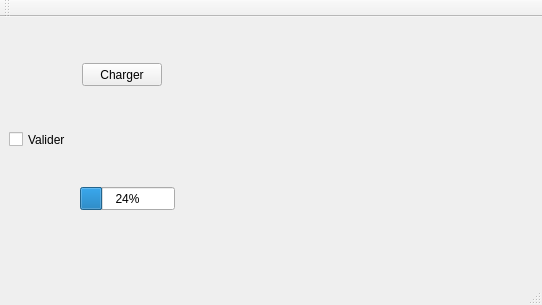
<?xml version="1.0" encoding="UTF-8"?>
<ui version="4.0">
 <class>MainWindow</class>
 <widget class="QMainWindow" name="MainWindow">
  <property name="geometry">
   <rect>
    <x>0</x>
    <y>0</y>
    <width>542</width>
    <height>305</height>
   </rect>
  </property>
  <property name="minimumSize">
   <size>
    <width>399</width>
    <height>0</height>
   </size>
  </property>
  <property name="maximumSize">
   <size>
    <width>16777215</width>
    <height>330</height>
   </size>
  </property>
  <property name="windowTitle">
   <string>MainWindow</string>
  </property>
  <widget class="QWidget" name="centralWidget">
   <widget class="QPushButton" name="pushButton">
    <property name="geometry">
     <rect>
      <x>82</x>
      <y>46</y>
      <width>80</width>
      <height>23</height>
     </rect>
    </property>
    <property name="text">
     <string>Charger</string>
    </property>
   </widget>
   <widget class="QCheckBox" name="Checkbox">
    <property name="geometry">
     <rect>
      <x>9</x>
      <y>112</y>
      <width>67</width>
      <height>21</height>
     </rect>
    </property>
    <property name="text">
     <string>Valider</string>
    </property>
   </widget>
   <widget class="QProgressBar" name="progressBar">
    <property name="geometry">
     <rect>
      <x>80</x>
      <y>170</y>
      <width>95</width>
      <height>23</height>
     </rect>
    </property>
    <property name="value">
     <number>24</number>
    </property>
   </widget>
  </widget>
  <widget class="QMenuBar" name="menuBar">
   <property name="geometry">
    <rect>
     <x>0</x>
     <y>0</y>
     <width>542</width>
     <height>20</height>
    </rect>
   </property>
  </widget>
  <widget class="QToolBar" name="mainToolBar">
   <attribute name="toolBarArea">
    <enum>TopToolBarArea</enum>
   </attribute>
   <attribute name="toolBarBreak">
    <bool>false</bool>
   </attribute>
  </widget>
  <widget class="QStatusBar" name="statusBar"/>
 </widget>
 <tabstops>
  <tabstop>pushButton</tabstop>
  <tabstop>Checkbox</tabstop>
 </tabstops>
 <resources/>
 <connections/>
 <designerdata>
  <property name="gridDeltaX">
   <number>10</number>
  </property>
  <property name="gridDeltaY">
   <number>10</number>
  </property>
  <property name="gridSnapX">
   <bool>true</bool>
  </property>
  <property name="gridSnapY">
   <bool>true</bool>
  </property>
  <property name="gridVisible">
   <bool>true</bool>
  </property>
 </designerdata>
</ui>
